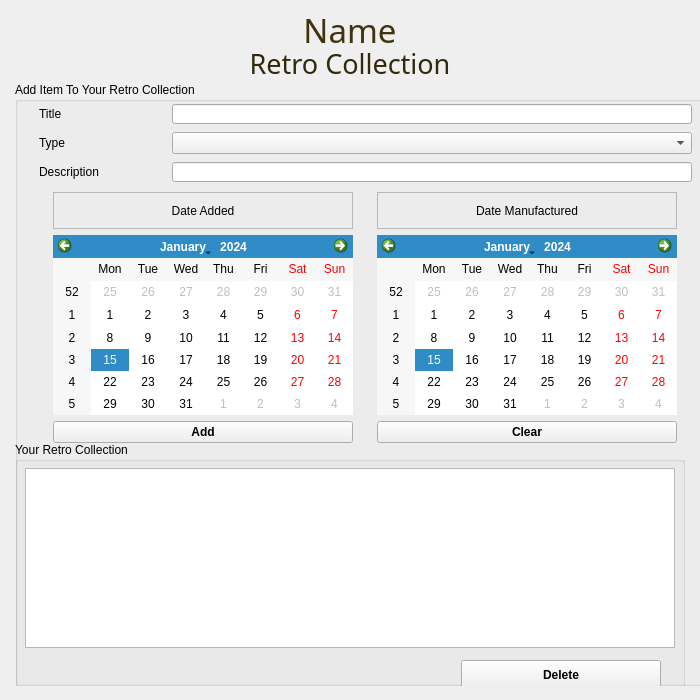
<?xml version="1.0" encoding="UTF-8"?>
<ui version="4.0">
 <class>MainWindow</class>
 <widget class="QMainWindow" name="MainWindow">
  <property name="geometry">
   <rect>
    <x>0</x>
    <y>0</y>
    <width>700</width>
    <height>700</height>
   </rect>
  </property>
  <property name="sizePolicy">
   <sizepolicy hsizetype="Minimum" vsizetype="Minimum">
    <horstretch>0</horstretch>
    <verstretch>0</verstretch>
   </sizepolicy>
  </property>
  <property name="minimumSize">
   <size>
    <width>700</width>
    <height>700</height>
   </size>
  </property>
  <property name="maximumSize">
   <size>
    <width>700</width>
    <height>700</height>
   </size>
  </property>
  <property name="windowTitle">
   <string>Add Item</string>
  </property>
  <widget class="QWidget" name="centralwidget">
   <property name="sizePolicy">
    <sizepolicy hsizetype="Minimum" vsizetype="Minimum">
     <horstretch>0</horstretch>
     <verstretch>0</verstretch>
    </sizepolicy>
   </property>
   <property name="minimumSize">
    <size>
     <width>700</width>
     <height>700</height>
    </size>
   </property>
   <property name="maximumSize">
    <size>
     <width>700</width>
     <height>700</height>
    </size>
   </property>
   <widget class="QWidget" name="verticalLayoutWidget">
    <property name="geometry">
     <rect>
      <x>0</x>
      <y>0</y>
      <width>730</width>
      <height>701</height>
     </rect>
    </property>
    <layout class="QVBoxLayout" name="verticalLayout">
     <property name="leftMargin">
      <number>15</number>
     </property>
     <property name="topMargin">
      <number>15</number>
     </property>
     <property name="rightMargin">
      <number>15</number>
     </property>
     <property name="bottomMargin">
      <number>15</number>
     </property>
     <item>
      <widget class="QLabel" name="lbl_name">
       <property name="sizePolicy">
        <sizepolicy hsizetype="Minimum" vsizetype="Minimum">
         <horstretch>0</horstretch>
         <verstretch>0</verstretch>
        </sizepolicy>
       </property>
       <property name="minimumSize">
        <size>
         <width>670</width>
         <height>30</height>
        </size>
       </property>
       <property name="maximumSize">
        <size>
         <width>670</width>
         <height>30</height>
        </size>
       </property>
       <property name="palette">
        <palette>
         <active>
          <colorrole role="WindowText">
           <brush brushstyle="SolidPattern">
            <color alpha="255">
             <red>63</red>
             <green>52</green>
             <blue>14</blue>
            </color>
           </brush>
          </colorrole>
          <colorrole role="Text">
           <brush brushstyle="SolidPattern">
            <color alpha="255">
             <red>142</red>
             <green>122</green>
             <blue>230</blue>
            </color>
           </brush>
          </colorrole>
         </active>
         <inactive>
          <colorrole role="WindowText">
           <brush brushstyle="SolidPattern">
            <color alpha="255">
             <red>63</red>
             <green>52</green>
             <blue>14</blue>
            </color>
           </brush>
          </colorrole>
          <colorrole role="Text">
           <brush brushstyle="SolidPattern">
            <color alpha="255">
             <red>142</red>
             <green>122</green>
             <blue>230</blue>
            </color>
           </brush>
          </colorrole>
         </inactive>
         <disabled>
          <colorrole role="WindowText">
           <brush brushstyle="SolidPattern">
            <color alpha="255">
             <red>127</red>
             <green>127</green>
             <blue>127</blue>
            </color>
           </brush>
          </colorrole>
          <colorrole role="Text">
           <brush brushstyle="SolidPattern">
            <color alpha="255">
             <red>127</red>
             <green>127</green>
             <blue>127</blue>
            </color>
           </brush>
          </colorrole>
         </disabled>
        </palette>
       </property>
       <property name="font">
        <font>
         <family>Big Caslon</family>
         <pointsize>25</pointsize>
         <strikeout>false</strikeout>
        </font>
       </property>
       <property name="text">
        <string>Name</string>
       </property>
       <property name="alignment">
        <set>Qt::AlignCenter</set>
       </property>
      </widget>
     </item>
     <item>
      <widget class="QLabel" name="lbl_retro">
       <property name="sizePolicy">
        <sizepolicy hsizetype="Minimum" vsizetype="Minimum">
         <horstretch>0</horstretch>
         <verstretch>0</verstretch>
        </sizepolicy>
       </property>
       <property name="minimumSize">
        <size>
         <width>670</width>
         <height>25</height>
        </size>
       </property>
       <property name="maximumSize">
        <size>
         <width>670</width>
         <height>25</height>
        </size>
       </property>
       <property name="palette">
        <palette>
         <active>
          <colorrole role="WindowText">
           <brush brushstyle="SolidPattern">
            <color alpha="255">
             <red>48</red>
             <green>41</green>
             <blue>11</blue>
            </color>
           </brush>
          </colorrole>
         </active>
         <inactive>
          <colorrole role="WindowText">
           <brush brushstyle="SolidPattern">
            <color alpha="255">
             <red>48</red>
             <green>41</green>
             <blue>11</blue>
            </color>
           </brush>
          </colorrole>
         </inactive>
         <disabled>
          <colorrole role="WindowText">
           <brush brushstyle="SolidPattern">
            <color alpha="255">
             <red>127</red>
             <green>127</green>
             <blue>127</blue>
            </color>
           </brush>
          </colorrole>
         </disabled>
        </palette>
       </property>
       <property name="font">
        <font>
         <family>Big Caslon</family>
         <pointsize>20</pointsize>
        </font>
       </property>
       <property name="text">
        <string>Retro Collection</string>
       </property>
       <property name="alignment">
        <set>Qt::AlignCenter</set>
       </property>
      </widget>
     </item>
     <item>
      <widget class="QGroupBox" name="groupBox">
       <property name="sizePolicy">
        <sizepolicy hsizetype="Minimum" vsizetype="Minimum">
         <horstretch>0</horstretch>
         <verstretch>0</verstretch>
        </sizepolicy>
       </property>
       <property name="minimumSize">
        <size>
         <width>700</width>
         <height>0</height>
        </size>
       </property>
       <property name="maximumSize">
        <size>
         <width>700</width>
         <height>700</height>
        </size>
       </property>
       <property name="title">
        <string>Add Item To Your Retro Collection</string>
       </property>
       <widget class="QWidget" name="gridLayoutWidget">
        <property name="geometry">
         <rect>
          <x>22</x>
          <y>20</y>
          <width>659</width>
          <height>82</height>
         </rect>
        </property>
        <layout class="QGridLayout" name="gridLayout">
         <property name="sizeConstraint">
          <enum>QLayout::SetMinimumSize</enum>
         </property>
         <item row="0" column="0">
          <widget class="QLabel" name="label">
           <property name="sizePolicy">
            <sizepolicy hsizetype="Minimum" vsizetype="Minimum">
             <horstretch>0</horstretch>
             <verstretch>0</verstretch>
            </sizepolicy>
           </property>
           <property name="minimumSize">
            <size>
             <width>125</width>
             <height>20</height>
            </size>
           </property>
           <property name="maximumSize">
            <size>
             <width>125</width>
             <height>20</height>
            </size>
           </property>
           <property name="text">
            <string>Title</string>
           </property>
          </widget>
         </item>
         <item row="0" column="1">
          <widget class="QLineEdit" name="txt_title">
           <property name="sizePolicy">
            <sizepolicy hsizetype="Minimum" vsizetype="Minimum">
             <horstretch>0</horstretch>
             <verstretch>0</verstretch>
            </sizepolicy>
           </property>
           <property name="minimumSize">
            <size>
             <width>520</width>
             <height>20</height>
            </size>
           </property>
           <property name="maximumSize">
            <size>
             <width>520</width>
             <height>20</height>
            </size>
           </property>
          </widget>
         </item>
         <item row="4" column="1">
          <widget class="QLineEdit" name="txt_description">
           <property name="sizePolicy">
            <sizepolicy hsizetype="Minimum" vsizetype="Minimum">
             <horstretch>0</horstretch>
             <verstretch>0</verstretch>
            </sizepolicy>
           </property>
           <property name="minimumSize">
            <size>
             <width>520</width>
             <height>20</height>
            </size>
           </property>
           <property name="maximumSize">
            <size>
             <width>520</width>
             <height>20</height>
            </size>
           </property>
          </widget>
         </item>
         <item row="1" column="0">
          <widget class="QLabel" name="label_2">
           <property name="sizePolicy">
            <sizepolicy hsizetype="Minimum" vsizetype="Minimum">
             <horstretch>0</horstretch>
             <verstretch>0</verstretch>
            </sizepolicy>
           </property>
           <property name="minimumSize">
            <size>
             <width>125</width>
             <height>20</height>
            </size>
           </property>
           <property name="maximumSize">
            <size>
             <width>125</width>
             <height>20</height>
            </size>
           </property>
           <property name="text">
            <string>Type</string>
           </property>
          </widget>
         </item>
         <item row="1" column="1">
          <widget class="QComboBox" name="cmb_type">
           <property name="sizePolicy">
            <sizepolicy hsizetype="Minimum" vsizetype="Minimum">
             <horstretch>0</horstretch>
             <verstretch>0</verstretch>
            </sizepolicy>
           </property>
           <property name="minimumSize">
            <size>
             <width>520</width>
             <height>20</height>
            </size>
           </property>
           <property name="maximumSize">
            <size>
             <width>520</width>
             <height>40</height>
            </size>
           </property>
          </widget>
         </item>
         <item row="4" column="0">
          <widget class="QLabel" name="label_5">
           <property name="sizePolicy">
            <sizepolicy hsizetype="Minimum" vsizetype="Minimum">
             <horstretch>0</horstretch>
             <verstretch>0</verstretch>
            </sizepolicy>
           </property>
           <property name="minimumSize">
            <size>
             <width>125</width>
             <height>20</height>
            </size>
           </property>
           <property name="maximumSize">
            <size>
             <width>125</width>
             <height>20</height>
            </size>
           </property>
           <property name="text">
            <string>Description</string>
           </property>
          </widget>
         </item>
        </layout>
       </widget>
       <widget class="QWidget" name="gridLayoutWidget_2">
        <property name="geometry">
         <rect>
          <x>20</x>
          <y>110</y>
          <width>661</width>
          <height>251</height>
         </rect>
        </property>
        <layout class="QGridLayout" name="gridLayout_2">
         <item row="2" column="0">
          <widget class="QPushButton" name="btn_add">
           <property name="font">
            <font>
             <weight>75</weight>
             <bold>true</bold>
            </font>
           </property>
           <property name="text">
            <string>Add</string>
           </property>
          </widget>
         </item>
         <item row="0" column="1">
          <widget class="QLabel" name="label_4">
           <property name="frameShape">
            <enum>QFrame::StyledPanel</enum>
           </property>
           <property name="frameShadow">
            <enum>QFrame::Sunken</enum>
           </property>
           <property name="text">
            <string>Date Manufactured</string>
           </property>
           <property name="alignment">
            <set>Qt::AlignCenter</set>
           </property>
          </widget>
         </item>
         <item row="0" column="0">
          <widget class="QLabel" name="label_3">
           <property name="frameShape">
            <enum>QFrame::StyledPanel</enum>
           </property>
           <property name="frameShadow">
            <enum>QFrame::Sunken</enum>
           </property>
           <property name="text">
            <string>Date Added</string>
           </property>
           <property name="alignment">
            <set>Qt::AlignCenter</set>
           </property>
          </widget>
         </item>
         <item row="1" column="0">
          <widget class="QCalendarWidget" name="cal_doa">
           <property name="sizePolicy">
            <sizepolicy hsizetype="Minimum" vsizetype="Minimum">
             <horstretch>0</horstretch>
             <verstretch>0</verstretch>
            </sizepolicy>
           </property>
           <property name="minimumSize">
            <size>
             <width>300</width>
             <height>180</height>
            </size>
           </property>
           <property name="maximumSize">
            <size>
             <width>300</width>
             <height>180</height>
            </size>
           </property>
           <property name="firstDayOfWeek">
            <enum>Qt::Monday</enum>
           </property>
           <property name="gridVisible">
            <bool>false</bool>
           </property>
          </widget>
         </item>
         <item row="1" column="1">
          <widget class="QCalendarWidget" name="cal_dom">
           <property name="sizePolicy">
            <sizepolicy hsizetype="Minimum" vsizetype="Minimum">
             <horstretch>0</horstretch>
             <verstretch>0</verstretch>
            </sizepolicy>
           </property>
           <property name="minimumSize">
            <size>
             <width>300</width>
             <height>180</height>
            </size>
           </property>
           <property name="maximumSize">
            <size>
             <width>300</width>
             <height>180</height>
            </size>
           </property>
           <property name="firstDayOfWeek">
            <enum>Qt::Monday</enum>
           </property>
          </widget>
         </item>
         <item row="2" column="1">
          <widget class="QPushButton" name="btn_clear">
           <property name="font">
            <font>
             <weight>75</weight>
             <bold>true</bold>
            </font>
           </property>
           <property name="text">
            <string>Clear</string>
           </property>
          </widget>
         </item>
        </layout>
       </widget>
       <widget class="QGroupBox" name="groupBox_2">
        <property name="geometry">
         <rect>
          <x>0</x>
          <y>360</y>
          <width>670</width>
          <height>300</height>
         </rect>
        </property>
        <property name="sizePolicy">
         <sizepolicy hsizetype="Minimum" vsizetype="Preferred">
          <horstretch>0</horstretch>
          <verstretch>0</verstretch>
         </sizepolicy>
        </property>
        <property name="minimumSize">
         <size>
          <width>670</width>
          <height>0</height>
         </size>
        </property>
        <property name="maximumSize">
         <size>
          <width>670</width>
          <height>16777215</height>
         </size>
        </property>
        <property name="title">
         <string>Your Retro Collection</string>
        </property>
        <widget class="QWidget" name="verticalLayoutWidget_2">
         <property name="geometry">
          <rect>
           <x>10</x>
           <y>20</y>
           <width>672</width>
           <height>234</height>
          </rect>
         </property>
         <layout class="QVBoxLayout" name="verticalLayout_2">
          <property name="sizeConstraint">
           <enum>QLayout::SetMinimumSize</enum>
          </property>
          <item>
           <widget class="QTableWidget" name="tbl_items">
            <property name="sizePolicy">
             <sizepolicy hsizetype="Minimum" vsizetype="Minimum">
              <horstretch>0</horstretch>
              <verstretch>0</verstretch>
             </sizepolicy>
            </property>
            <property name="minimumSize">
             <size>
              <width>650</width>
              <height>180</height>
             </size>
            </property>
            <property name="maximumSize">
             <size>
              <width>650</width>
              <height>180</height>
             </size>
            </property>
           </widget>
          </item>
          <item>
           <layout class="QHBoxLayout" name="horizontalLayout_3" stretch="1,0">
            <property name="spacing">
             <number>0</number>
            </property>
            <property name="sizeConstraint">
             <enum>QLayout::SetMinimumSize</enum>
            </property>
            <item>
             <spacer name="horizontalSpacer">
              <property name="orientation">
               <enum>Qt::Horizontal</enum>
              </property>
              <property name="sizeType">
               <enum>QSizePolicy::Fixed</enum>
              </property>
              <property name="sizeHint" stdset="0">
               <size>
                <width>400</width>
                <height>30</height>
               </size>
              </property>
             </spacer>
            </item>
            <item>
             <widget class="QPushButton" name="btn_delete">
              <property name="sizePolicy">
               <sizepolicy hsizetype="Minimum" vsizetype="Minimum">
                <horstretch>0</horstretch>
                <verstretch>0</verstretch>
               </sizepolicy>
              </property>
              <property name="minimumSize">
               <size>
                <width>200</width>
                <height>30</height>
               </size>
              </property>
              <property name="maximumSize">
               <size>
                <width>200</width>
                <height>30</height>
               </size>
              </property>
              <property name="font">
               <font>
                <weight>75</weight>
                <bold>true</bold>
               </font>
              </property>
              <property name="text">
               <string>Delete</string>
              </property>
             </widget>
            </item>
           </layout>
          </item>
         </layout>
        </widget>
       </widget>
      </widget>
     </item>
    </layout>
   </widget>
  </widget>
 </widget>
 <tabstops>
  <tabstop>txt_title</tabstop>
  <tabstop>cmb_type</tabstop>
  <tabstop>txt_description</tabstop>
  <tabstop>cal_doa</tabstop>
  <tabstop>cal_dom</tabstop>
  <tabstop>btn_add</tabstop>
  <tabstop>btn_clear</tabstop>
  <tabstop>tbl_items</tabstop>
  <tabstop>btn_delete</tabstop>
 </tabstops>
 <resources/>
 <connections/>
</ui>
